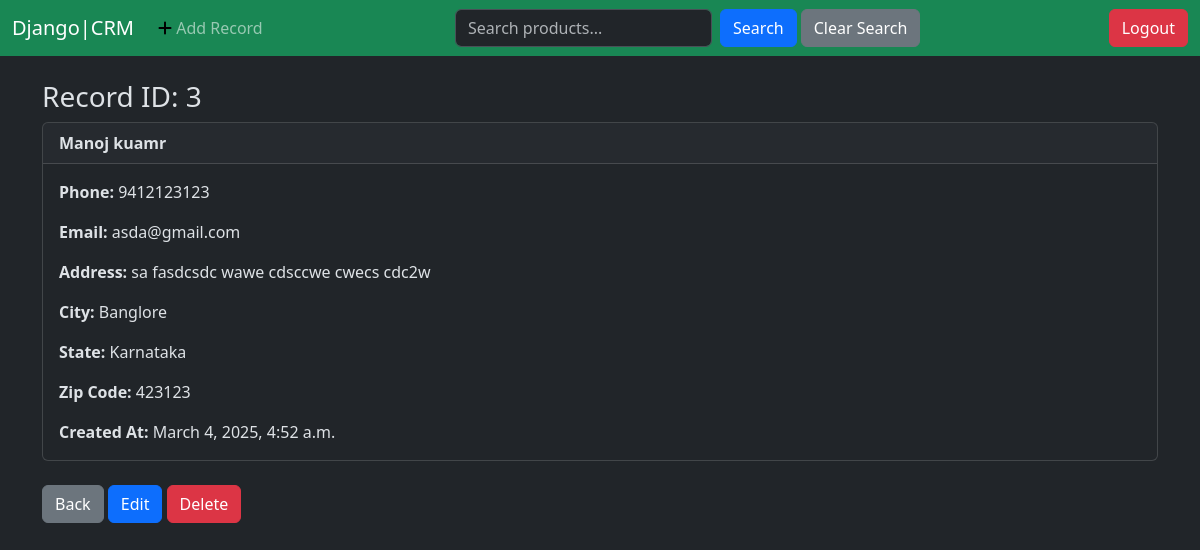
Screenshot of /record/3/ (signed in) with the database file from the repository.
### website/models.py (models this page shows, shortened)
class Record(models.Model):
    created_at = models.DateTimeField(auto_now_add=True)
    first_name = models.CharField(max_length=100)
    last_name = models.CharField(max_length=100)
    email = models.EmailField()
    phone = models.CharField(max_length=15)
    address = models.TextField(max_length=100)
    city = models.CharField(max_length=100)
    state = models.CharField(max_length=100)
    zip_code = models.CharField(max_length=10)

### website/views.py (the view)
# urls.py: path('record/<int:id>/', views.custom_record, name='record'),
def custom_record(request, id):
    if request.user.is_authenticated:
        custom_record = Record.objects.get(pk=id)
        return render(request, 'records.html', {'custom_record': custom_record})
    else:
        messages.warning(request, 'You must be logged in to view that page.')
        return redirect('home')

### website/templates/records.html (shortened to what this page needs)
{% extends "base.html" %}
{% block content %}
    <h3>Record ID: {{custom_record.id}}</h3>
    <div class="card">
        <div class="card-header">
            <strong>{{ custom_record.first_name }} {{ custom_record.last_name }}</strong>
        </div>
        <div class="card-body">
            <p class="card-text"> <strong>Phone: </strong>{{ custom_record.phone }} </p>
            <p class="card-text"> <strong>Email: </strong>{{ custom_record.email }} </p>
            <p class="card-text"> <strong>Address: </strong>{{ custom_record.address }} </p>
            <p class="card-text"> <strong>City: </strong>{{ custom_record.city }} </p>
            <p class="card-text"> <strong>State: </strong>{{ custom_record.state }} </p>
            <p class="card-text"> <strong>Zip Code: </strong>{{ custom_record.zip_code }} </p>
            <p class="card-text"> <strong>Created At: </strong>{{ custom_record.created_at }} </p>
        </div>
      </div>
    <a href="{% url 'home' %}" class="btn btn-secondary">Back</a>
    <a href="{% url 'update_record' custom_record.id%}" class="btn btn-primary">Edit</a>
    <a href="{% url 'delete_record' custom_record.id%}" class="btn btn-danger">Delete</a>
{% endblock %}

### rows the page displays
Record: id "3", first_name "Manoj", last_name "kuamr", phone "9412123123", email "asda@gmail.com", address "sa fasdcsdc wawe cdsccwe cwecs cdc2w", city "Banglore", state "Karnataka", zip_code "423123", created_at "March 4, 2025, 4:52 a.m."
